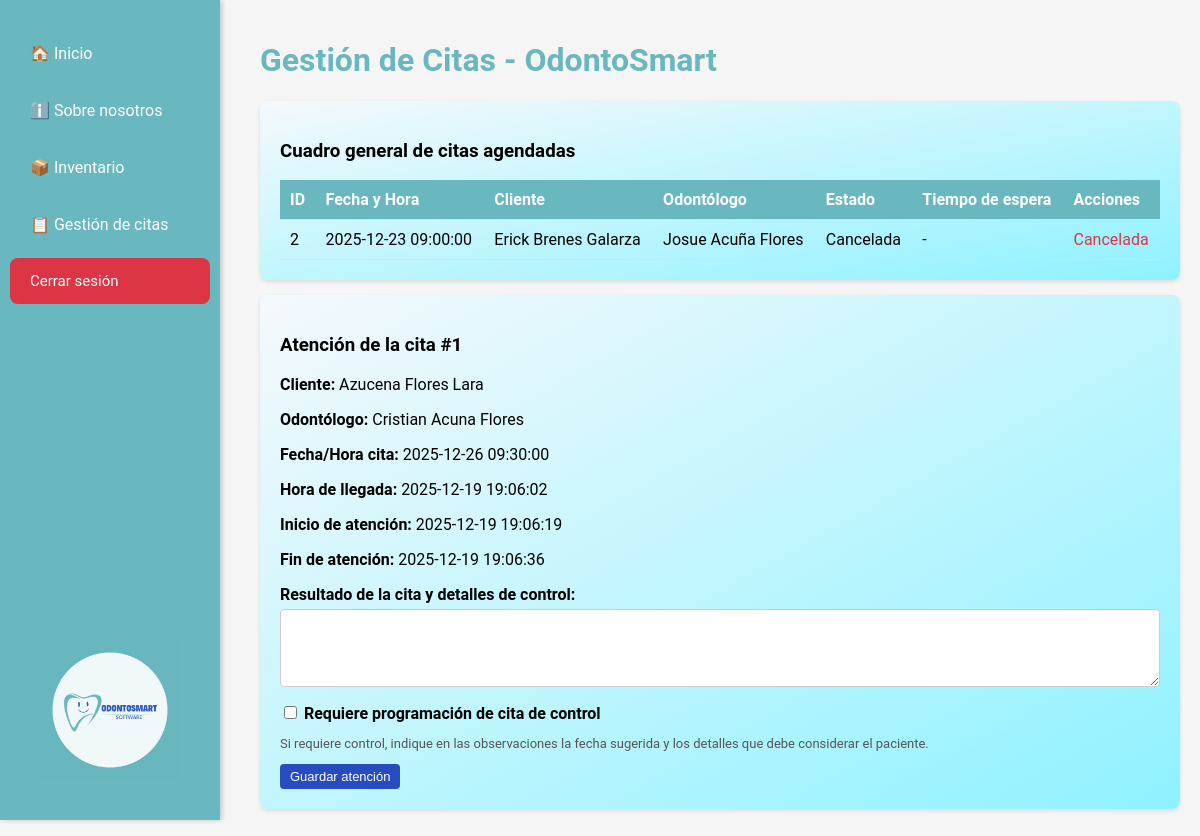
Screenshot of /modulos/citas/gestion_citas.php?id_cita=1 (signed in) with the database file from the repository.
### tables this page shows
CREATE TABLE `citas` (
  `id_cita` int NOT NULL,
  `id_cliente` int NOT NULL,
  `id_odontologo` int NOT NULL,
  `fecha_cita` datetime NOT NULL,
  `estado` enum('pendiente','confirmada','cancelada','atendida') DEFAULT 'pendiente',
  `motivo` text
);

CREATE TABLE `atencion_cita` (
  `id_atencion` int NOT NULL,
  `id_cita` int NOT NULL,
  `hora_llegada` datetime DEFAULT NULL,
  `hora_inicio_atencion` datetime DEFAULT NULL,
  `hora_fin_atencion` datetime DEFAULT NULL,
  `observaciones` text,
  `requiere_control` tinyint(1) DEFAULT '0'
);

### modulos/citas/gestion_citas.php (the view, shortened to what this page needs)
<?php
require_once '../../config/conexion.php';
$idUsuarioSesion = intval($_SESSION['user']['id_usuario'] ?? 0);
$idRolSesion = intval($_SESSION['user']['id_rol'] ?? 0);
$idOdontologoSesion = null;
if ($idRolSesion === 2) {
    $sqlOd = "SELECT id_odontologo
              FROM odontologos
              WHERE id_usuario = ?
              LIMIT 1";
    $stmtOd = $conn->prepare($sqlOd);
    $stmtOd->bind_param("i", $idUsuarioSesion);
    $stmtOd->execute();
    $resOd = $stmtOd->get_result()->fetch_assoc();
    $idOdontologoSesion = intval($resOd['id_odontologo']);
}
function limpiarInt($v): int {
    return intval($v ?? 0);
}
if ($idRolSesion === 2 && $idOdontologoSesion !== null) {
    $sqlCitas = "
        SELECT
            c.id_cita,
            c.fecha_cita,
            c.estado,
            c.motivo,
            CONCAT(uCli.nombre, ' ', uCli.apellido1, ' ', COALESCE(uCli.apellido2,'')) AS nombre_cliente,
            CONCAT(uOdo.nombre, ' ', uOdo.apellido1, ' ', COALESCE(uOdo.apellido2,'')) AS nombre_odontologo,
            ac.hora_llegada,
            ac.hora_inicio_atencion,
            ac.hora_fin_atencion,
            ac.observaciones,
            ac.requiere_control
        FROM citas c
        INNER JOIN clientes cli
            ON cli.id_cliente = c.id_cliente
        INNER JOIN usuarios uCli
            ON uCli.id_usuario = cli.id_usuario
        INNER JOIN odontologos o
            ON o.id_odontologo = c.id_odontologo
        INNER JOIN usuarios uOdo
            ON uOdo.id_usuario = o.id_usuario
        LEFT JOIN atencion_cita ac
            ON ac.id_cita = c.id_cita
        WHERE c.id_odontologo = ?
        ORDER BY c.fecha_cita DESC
    ";
    $stmtCitas = $conn->prepare($sqlCitas);
    $stmtCitas->bind_param("i", $idOdontologoSesion);
    $stmtCitas->execute();
    $resCitas = $stmtCitas->get_result();
}
$detalle_cita = null;
if (isset($_GET['id_cita'])) {
    $id_det = limpiarInt($_GET['id_cita']);
    if ($id_det > 0) {
        $sqlDet = "
            SELECT
                c.id_cita,
                c.fecha_cita,
                c.estado,
                c.motivo,
                CONCAT(uCli.nombre, ' ', uCli.apellido1, ' ', COALESCE(uCli.apellido2,'')) AS nombre_cliente,
                CONCAT(uOdo.nombre, ' ', uOdo.apellido1, ' ', COALESCE(uOdo.apellido2,'')) AS nombre_odontologo,
                ac.hora_llegada,
                ac.hora_inicio_atencion,
                ac.hora_fin_atencion,
                ac.observaciones,
                ac.requiere_control
            FROM citas c
            INNER JOIN clientes cli
                ON cli.id_cliente = c.id_cliente
            INNER JOIN usuarios uCli
                ON uCli.id_usuario = cli.id_usuario
            INNER JOIN odontologos o
                ON o.id_odontologo = c.id_odontologo
            INNER JOIN usuarios uOdo
                ON uOdo.id_usuario = o.id_usuario
            LEFT JOIN atencion_cita ac
                ON ac.id_cita = c.id_cita
            WHERE c.id_cita = ?
            LIMIT 1
        ";
        $stmtDet = $conn->prepare($sqlDet);
        $stmtDet->bind_param("i", $id_det);
        $stmtDet->execute();
        $detalle_cita = $stmtDet->get_result()->fetch_assoc();
    }
}
?>
<!DOCTYPE html>
<html lang="es">
<head>
    <link rel="stylesheet" href="../../assets/css/sidebar.css">
    <link rel="stylesheet" href="/odontosmart/assets/css/gestion_citas.css">
</head>
<body>
    <div class="sidebar">
        <?php include('../../views/sidebar.php'); ?>
    </div>
    <div class="content">
        <h1 style="color:#69B7BF;">Gestión de Citas - OdontoSmart</h1>
        <div class="seccion">
            <h3>Cuadro general de citas agendadas</h3>
            <table>
                <thead>
                    <tr>
                        <th>ID</th>
                        <th>Fecha y Hora</th>
                        <th>Cliente</th>
                        <th>Odontólogo</th>
                        <th>Estado</th>
                        <th>Tiempo de espera</th>
                        <th>Acciones</th>
                    </tr>
                </thead>
                <tbody>
                <?php if ($resCitas && $resCitas->num_rows > 0): ?>
                    <?php while ($c = $resCitas->fetch_assoc()): ?>
                        <?php
                        $tiempoEsperaTexto = '-';
                        ?>
                        <tr>
                            <td><?php echo $c['id_cita']; ?></td>
                            <td><?php echo $c['fecha_cita']; ?></td>
                            <td><?php echo htmlspecialchars($c['nombre_cliente']); ?></td>
                            <td><?php echo htmlspecialchars($c['nombre_odontologo']); ?></td>
                            <td><?php echo ucfirst($c['estado']); ?></td>
                            <td>
                                <?php echo $tiempoEsperaTexto; ?>
                            </td>
                            <td>
                                <?php if ($c['estado'] !== 'cancelada' && $c['estado'] !== 'atendida'): ?>
                                    <?php if (empty($c['hora_llegada'])): ?>
                                        <form method="post" style="display:inline;">
                                            <input type="hidden" name="accion" value="registrar_llegada">
                                            <input type="hidden" name="id_cita" value="<?php echo $c['id_cita']; ?>">
                                            <button type="submit" class="btn btn-llegada">Registrar llegada</button>
                                        </form>
                                    <?php endif; ?>
                                    <?php if (!empty($c['hora_llegada']) && empty($c['hora_inicio_atencion'])): ?>
                                        <form method="post" style="display:inline;">
                                            <input type="hidden" name="accion" value="iniciar_atencion">
                                            <input type="hidden" name="id_cita" value="<?php echo $c['id_cita']; ?>">
                                            <button type="submit" class="btn btn-inicio">Iniciar atención</button>
                                        </form>
                                    <?php endif; ?>
                                    <?php if (!empty($c['hora_inicio_atencion']) && empty($c['hora_fin_atencion'])): ?>
                                        <form method="post" style="display:inline;">
                                            <input type="hidden" name="accion" value="finalizar_atencion">
                                            <input type="hidden" name="id_cita" value="<?php echo $c['id_cita']; ?>">
                                            <button type="submit" class="btn btn-fin">Finalizar atención</button>
                                        </form>
                                    <?php endif; ?>
                                    <a href="gestion_citas.php?id_cita=<?php echo $c['id_cita']; ?>" class="btn btn-atender">
                                        Resultado / Control
                                    </a>
                                    <form method="post" style="display:inline;" onsubmit="return confirm('¿Seguro que desea cancelar esta cita?');">
                                        <input type="hidden" name="accion" value="cancelar_cita">
                                        <input type="hidden" name="id_cita" value="<?php echo $c['id_cita']; ?>">
                                        <button type="submit" class="btn btn-cancelar">Cancelar</button>
                                    </form>
                                <?php else: ?>
                                    <?php if ($c['estado'] === 'cancelada'): ?>
                                        <span style="color:#dc3545;">Cancelada</span>
                                    <?php else: ?>
                                        <span style="color:#28a745;">Atendida</span>
                                    <?php endif; ?>
                                <?php endif; ?>
                            </td>
                        </tr>
                    <?php endwhile; ?>
                <?php else: ?>
                    <tr>
                        <td colspan="7">No hay citas registradas.</td>
                    </tr>
                <?php endif; ?>
                </tbody>
            </table>
        </div>
        <?php if ($detalle_cita): ?>
        <div class="seccion">
            <h3>Atención de la cita #<?php echo $detalle_cita['id_cita']; ?></h3>
            <p><strong>Cliente:</strong>
                <?php echo htmlspecialchars($detalle_cita['nombre_cliente']); ?>
            </p>
            <p><strong>Odontólogo:</strong>
                <?php echo htmlspecialchars($detalle_cita['nombre_odontologo']); ?>
            </p>
            <p><strong>Fecha/Hora cita:</strong> <?php echo $detalle_cita['fecha_cita']; ?></p>
            <?php if (!empty($detalle_cita['hora_llegada'])): ?>
                <p><strong>Hora de llegada:</strong> <?php echo $detalle_cita['hora_llegada']; ?></p>
            <?php endif; ?>
            <?php if (!empty($detalle_cita['hora_inicio_atencion'])): ?>
                <p><strong>Inicio de atención:</strong> <?php echo $detalle_cita['hora_inicio_atencion']; ?></p>
            <?php endif; ?>
            <?php if (!empty($detalle_cita['hora_fin_atencion'])): ?>
                <p><strong>Fin de atención:</strong> <?php echo $detalle_cita['hora_fin_atencion']; ?></p>
            <?php endif; ?>
            <form method="post" action="gestion_citas.php">
                <label for="observaciones">Resultado de la cita y detalles de control:</label>
                <textarea id="observaciones" name="observaciones" rows="4" required><?php
                ?></textarea>
                <label>
                    <input type="checkbox" name="requiere_control"
                        <?php echo (!empty($detalle_cita['requiere_control']) ? 'checked' : ''); ?>>
                    Requiere programación de cita de control
                </label>
                <p style="font-size: 13px; color:#555;">
                    Si requiere control, indique en las observaciones la fecha sugerida y los detalles que debe considerar el paciente.
                </p>
                <button type="submit" class="btn btn-atender">Guardar atención</button>
            </form>
        </div>
        <?php endif; ?>
    </div>
</body>
</html>

### assets/css/sidebar.css (style rules this page uses)
.sidebar { width: 220px; background-color: #69B7BF; height: 100vh; padding-top: 20px; position: fixed; box-shadow: 2px 0 5px rgba(0,0,0,0.1); transition: width 0.3s ease; top: 0; left: 0; }

### assets/css/gestion_citas.css (style rules this page uses)
body { font-family: 'Roboto', Arial, sans-serif; margin: 0; padding: 0; background: #f5f5f5; }
.content { margin-left: 240px; padding: 20px; }
.seccion { background: linear-gradient(to bottom right, #f5f9fc, #8ef2ffff); padding: 20px; margin: 15px 0; border-radius: 8px; box-shadow: 0 2px 4px rgba(0,0,0,0.1); }
table { width: 100%; border-collapse: collapse; margin-top: 10px; }
th, td { padding: 10px; text-align: left; border-bottom: 1px solid #ddd; }
th { background: #69B7BF; color: #fff; }
.btn { padding: 5px 10px; border: none; border-radius: 4px; cursor: pointer; font-size: 13px; }
.btn-atender { background: #264CBF; color: #fff; text-decoration:none; display:inline-block; }
label { font-weight: bold; }
textarea { width: 100%; padding: 8px; margin: 5px 0 12px 0; border-radius: 4px; border: 1px solid #ccc; box-sizing: border-box; }

### rows the page displays
citas: id_cita "2", fecha_cita "2025-12-23 09:00:00", nombre_cliente "Erick Brenes Galarza", nombre_odontologo "Josue Acuña Flores", estado "Cancelada", tiempoEsperaTexto "-"
atencion_cita: id_cita.id_cita "1", id_cita.fecha_cita "2025-12-26 09:30:00", hora_llegada "2025-12-19 19:06:02", hora_inicio_atencion "2025-12-19 19:06:19", hora_fin_atencion "2025-12-19 19:06:36"

### other values shown
$detalle_cita['nombre_cliente'] "Azucena Flores Lara"
$detalle_cita['nombre_odontologo'] "Cristian Acuna Flores"
